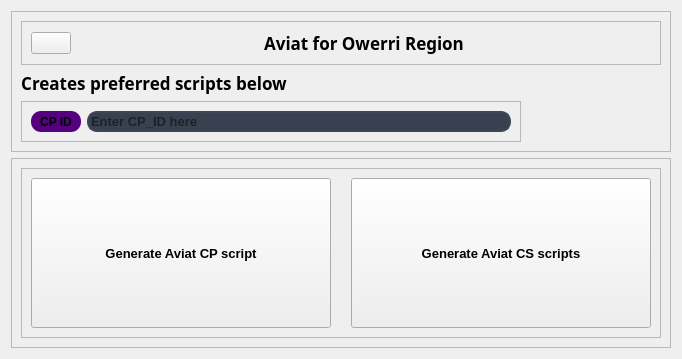
               <widget class="QWidget" name="owerriAV_page">
                <layout class="QVBoxLayout" name="verticalLayout_29">
                 <item>
                  <widget class="QFrame" name="frame_86">
                   <property name="frameShape">
                    <enum>QFrame::StyledPanel</enum>
                   </property>
                   <property name="frameShadow">
                    <enum>QFrame::Raised</enum>
                   </property>
                   <layout class="QVBoxLayout" name="verticalLayout_56">
                    <item>
                     <widget class="QFrame" name="frame_22">
                      <property name="frameShape">
                       <enum>QFrame::StyledPanel</enum>
                      </property>
                      <property name="frameShadow">
                       <enum>QFrame::Raised</enum>
                      </property>
                      <layout class="QHBoxLayout" name="horizontalLayout_22">
                       <item>
                        <widget class="QPushButton" name="backOBtnAV">
                         <property name="sizePolicy">
                          <sizepolicy hsizetype="Fixed" vsizetype="Fixed">
                           <horstretch>0</horstretch>
                           <verstretch>0</verstretch>
                          </sizepolicy>
                         </property>
                         <property name="text">
                          <string/>
                         </property>
                         <property name="icon">
                          <iconset resource="resources.qrc">
                           <normaloff>:/icons/icons/arrow-left.svg</normaloff>:/icons/icons/arrow-left.svg</iconset>
                         </property>
                         <property name="iconSize">
                          <size>
                           <width>24</width>
                           <height>24</height>
                          </size>
                         </property>
                        </widget>
                       </item>
                       <item>
                        <widget class="QLabel" name="label_73">
                         <property name="font">
                          <font>
                           <family>Segoe Print</family>
                           <pointsize>13</pointsize>
                           <weight>75</weight>
                           <bold>true</bold>
                          </font>
                         </property>
                         <property name="text">
                          <string>Aviat for Owerri Region</string>
                         </property>
                         <property name="alignment">
                          <set>Qt::AlignCenter</set>
                         </property>
                        </widget>
                       </item>
                      </layout>
                     </widget>
                    </item>
                    <item alignment="Qt::AlignLeft">
                     <widget class="QLabel" name="label_74">
                      <property name="font">
                       <font>
                        <family>Segoe Print</family>
                        <pointsize>13</pointsize>
                        <weight>75</weight>
                        <bold>true</bold>
                       </font>
                      </property>
                      <property name="text">
                       <string>Creates preferred scripts below</string>
                      </property>
                      <property name="alignment">
                       <set>Qt::AlignCenter</set>
                      </property>
                     </widget>
                    </item>
                    <item>
                     <widget class="QFrame" name="frame_87">
                      <property name="sizePolicy">
                       <sizepolicy hsizetype="Fixed" vsizetype="Preferred">
                        <horstretch>0</horstretch>
                        <verstretch>0</verstretch>
                       </sizepolicy>
                      </property>
                      <property name="minimumSize">
                       <size>
                        <width>500</width>
                        <height>0</height>
                       </size>
                      </property>
                      <property name="frameShape">
                       <enum>QFrame::StyledPanel</enum>
                      </property>
                      <property name="frameShadow">
                       <enum>QFrame::Raised</enum>
                      </property>
                      <layout class="QHBoxLayout" name="horizontalLayout_51">
                       <item>
                        <widget class="QLabel" name="label_75">
                         <property name="sizePolicy">
                          <sizepolicy hsizetype="Fixed" vsizetype="Preferred">
                           <horstretch>0</horstretch>
                           <verstretch>0</verstretch>
                          </sizepolicy>
                         </property>
                         <property name="minimumSize">
                          <size>
                           <width>50</width>
                           <height>0</height>
                          </size>
                         </property>
                         <property name="font">
                          <font>
                           <weight>75</weight>
                           <bold>true</bold>
                          </font>
                         </property>
                         <property name="styleSheet">
                          <string notr="true">background-color: rgb(85, 0, 127);
border-radius:10px;</string>
                         </property>
                         <property name="text">
                          <string>CP ID</string>
                         </property>
                         <property name="alignment">
                          <set>Qt::AlignCenter</set>
                         </property>
                        </widget>
                       </item>
                       <item>
                        <widget class="QLineEdit" name="sites_Ocp_InputAV">
                         <property name="sizePolicy">
                          <sizepolicy hsizetype="Minimum" vsizetype="Minimum">
                           <horstretch>0</horstretch>
                           <verstretch>0</verstretch>
                          </sizepolicy>
                         </property>
                         <property name="font">
                          <font>
                           <pointsize>10</pointsize>
                           <weight>75</weight>
                           <bold>true</bold>
                          </font>
                         </property>
                         <property name="styleSheet">
                          <string notr="true">background-color: rgb(57, 65, 80);
border: 2px solid rgb(61, 70, 86);
border-radius:10px;</string>
                         </property>
                         <property name="dragEnabled">
                          <bool>true</bool>
                         </property>
                         <property name="placeholderText">
                          <string>Enter CP_ID here</string>
                         </property>
                        </widget>
                       </item>
                      </layout>
                     </widget>
                    </item>
                   </layout>
                  </widget>
                 </item>
                 <item>
                  <widget class="QFrame" name="frame_88">
                   <property name="frameShape">
                    <enum>QFrame::StyledPanel</enum>
                   </property>
                   <property name="frameShadow">
                    <enum>QFrame::Raised</enum>
                   </property>
                   <layout class="QGridLayout" name="gridLayout_17">
                    <item row="0" column="0">
                     <widget class="QFrame" name="frame_89">
                      <property name="frameShape">
                       <enum>QFrame::StyledPanel</enum>
                      </property>
                      <property name="frameShadow">
                       <enum>QFrame::Raised</enum>
                      </property>
                      <layout class="QHBoxLayout" name="horizontalLayout_52">
                       <property name="spacing">
                        <number>20</number>
                       </property>
                       <item>
                        <widget class="QPushButton" name="genOCPBtnAV">
                         <property name="sizePolicy">
                          <sizepolicy hsizetype="Fixed" vsizetype="Fixed">
                           <horstretch>0</horstretch>
                           <verstretch>0</verstretch>
                          </sizepolicy>
                         </property>
                         <property name="minimumSize">
                          <size>
                           <width>300</width>
                           <height>150</height>
                          </size>
                         </property>
                         <property name="font">
                          <font>
                           <pointsize>10</pointsize>
                           <weight>75</weight>
                           <bold>true</bold>
                          </font>
                         </property>
                         <property name="text">
                          <string>Generate Aviat CP script</string>
                         </property>
                        </widget>
                       </item>
                       <item>
                        <widget class="QPushButton" name="genOCSBtnAV">
                         <property name="sizePolicy">
                          <sizepolicy hsizetype="Fixed" vsizetype="Fixed">
                           <horstretch>0</horstretch>
                           <verstretch>0</verstretch>
                          </sizepolicy>
                         </property>
                         <property name="minimumSize">
                          <size>
                           <width>300</width>
                           <height>150</height>
                          </size>
                         </property>
                         <property name="font">
                          <font>
                           <pointsize>10</pointsize>
                           <weight>75</weight>
                           <bold>true</bold>
                          </font>
                         </property>
                         <property name="text">
                          <string>Generate Aviat CS scripts</string>
                         </property>
                        </widget>
                       </item>
                      </layout>
                     </widget>
                    </item>
                   </layout>
                  </widget>
                 </item>
                </layout>
               </widget>
